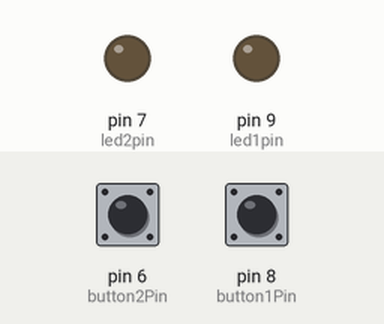
Bench run of a sketch on a simulated Arduino Leonardo, built with avr-gcc and run on an emulated ATmega32U4. On the bench: output pins drawn as LEDs (lit = HIGH). The test bench sets the inputs (shaded band); at power-on: pin 6 (button2Pin) HIGH, pin 8 (button1Pin) HIGH.

Above: at 1.2 s.
1.3 s: pin 6 (button2Pin) pulled LOW for 0.15 s
At 1.37 s:
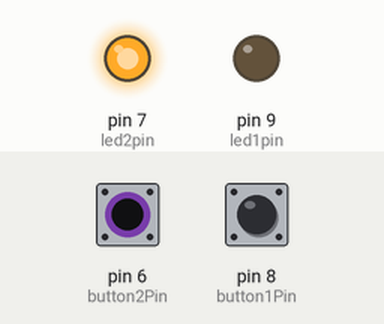
2.9 s: pin 8 (button1Pin) pulled LOW for 0.15 s
At 2.97 s:
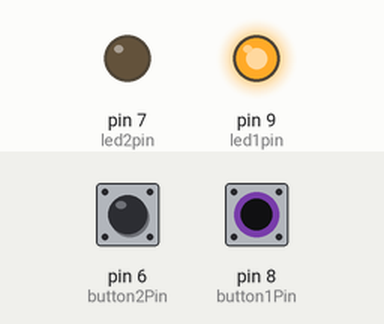
4.5 s: pin 8 (button1Pin) pulled LOW for 3.2 s
At 8.1 s:
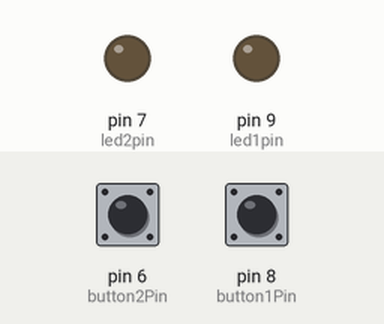
9.2 s: pin 6 (button2Pin) pulled LOW for 3.2 s
At 10.5 s:
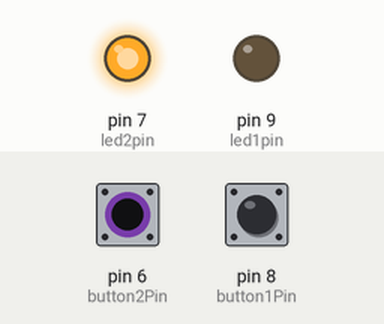
13.9 s: pin 6 (button2Pin) driven LOW and pin 8 (button1Pin) driven LOW
At 15.3 s:
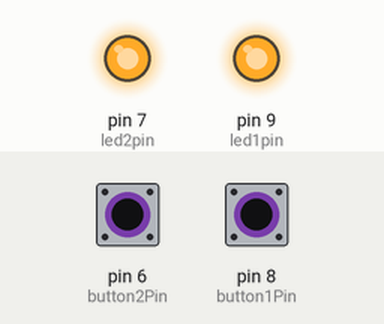
Timing chart, 0 to 16.4 s (numbered marks = the images above; inputs shaded):
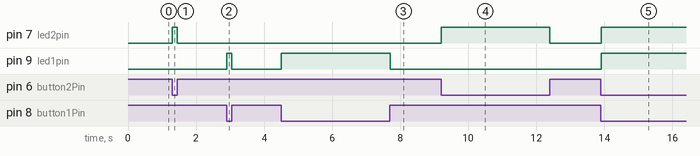

The sketch:

QuickKeyKeyboard.ino
```cpp
#include <Keyboard.h>

int button1Pin = 8;
int button2Pin = 6;

int led1pin = 9;
int led2pin = 7;

void setup() {
  // put your setup code here, to run once:
  pinMode(button1Pin, INPUT);
  digitalWrite(button1Pin, HIGH);
  pinMode(button2Pin, INPUT);
  digitalWrite(button2Pin, HIGH);

  pinMode(led1pin, OUTPUT);
  pinMode(led2pin, OUTPUT);
}

void loop() {
  // put your main code here, to run repeatedly:
  if (digitalRead(button1Pin) == LOW) {
    if(digitalRead(button2Pin) == LOW) {
      Keyboard.press('z');
      digitalWrite(led1pin, HIGH);
      Keyboard.press('x');
      digitalWrite(led2pin, HIGH);
    }else {
      Keyboard.release('x');
      Keyboard.press('z');
      digitalWrite(led1pin, HIGH);
      digitalWrite(led2pin, LOW);
    }
  }else if(digitalRead(button2Pin) == LOW) {
    Keyboard.release('z');
      digitalWrite(led1pin, LOW);
    Keyboard.press('x');
      digitalWrite(led2pin, HIGH);
  }else {
    Keyboard.releaseAll();
      digitalWrite(led1pin, LOW);
      digitalWrite(led2pin, LOW);
  }
  delay(5);
}
```

Measured:
- after the input at 1.3 s, pin 7 (led2pin): LOW → HIGH at once, → LOW 0.15 s later
- after the input at 2.9 s, pin 9 (led1pin): LOW → HIGH at once, → LOW 0.15 s later
- after the input at 4.5 s, pin 9 (led1pin): LOW → HIGH at once, → LOW 3.2 s later
- after the input at 9.2 s, pin 7 (led2pin): LOW → HIGH at once, → LOW 3.2 s later
- after the input at 13.9 s, pin 7 (led2pin), pin 9 (led1pin): LOW → HIGH at once
